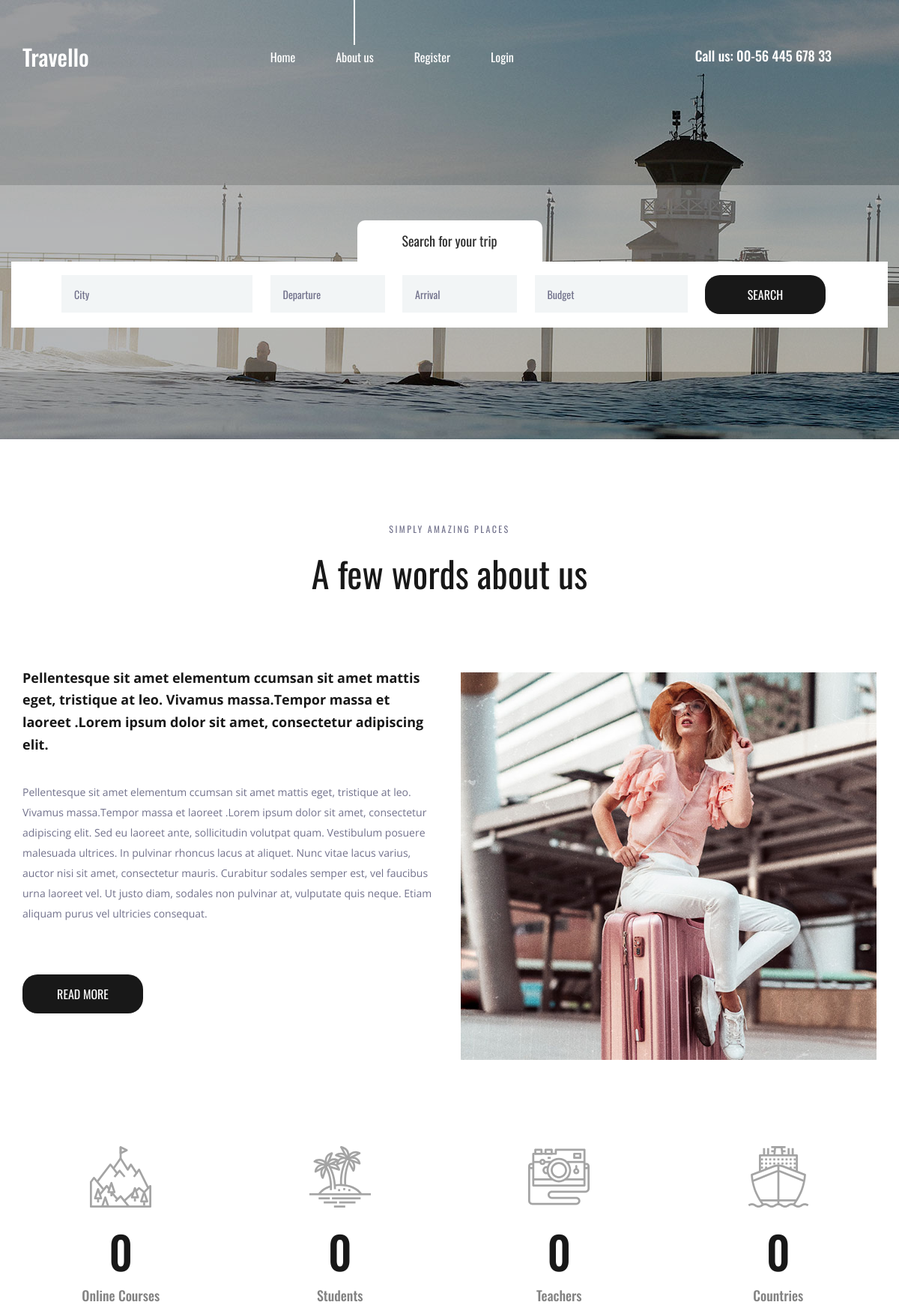
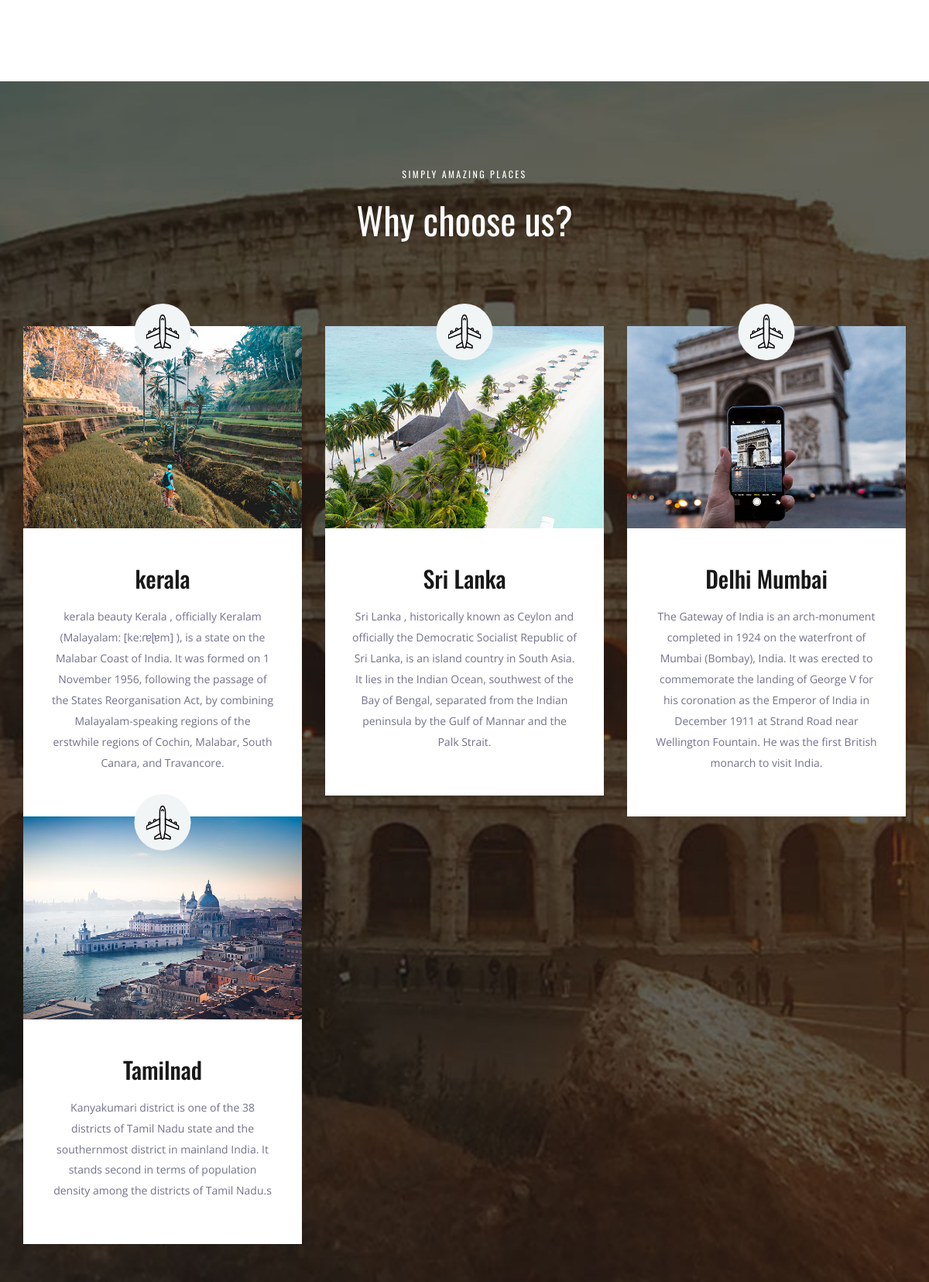
The page / (upper part) on the database its author committed (2 pictures, top to bottom).
### travelapp/models.py (models this page shows, shortened)
class Place(models.Model):
    name = models.CharField(max_length=250)
    img = models.ImageField(upload_to='pics')
    desc = models.TextField()

### travelapp/views.py (the view)
# urls.py: path('', views.demo, name='demo'),
def demo(request):
    obj = Place.objects.all()
    obj1 = Team.objects.all()
    return render(request, "index.html", {'result': obj, 'result1': obj1})

### templates/index.html (shortened to what this page needs)
{% load static %}
<html>
<html lang="en">
<head>
<link rel="stylesheet" type="text/css" href="{% static 'styles/bootstrap4/bootstrap.min.css' %}">
<link href="{% static 'plugins/font-awesome-4.7.0/css/font-awesome.min.css' %}" rel="stylesheet" type="text/css">
<link rel="stylesheet" type="text/css" href="{% static 'plugins/OwlCarousel2-2.2.1/owl.carousel.css' %}">
<link rel="stylesheet" type="text/css" href="{% static 'plugins/OwlCarousel2-2.2.1/owl.theme.default.css' %}">
<link rel="stylesheet" type="text/css" href="{% static 'plugins/OwlCarousel2-2.2.1/animate.css' %}">
<link rel="stylesheet" type="text/css" href="{% static 'styles/about.css' %}">
<link rel="stylesheet" type="text/css" href="{% static 'styles/about_responsive.css' %}">
</head>
<body>
<div class="super_container">
	<header class="header">
		<div class="container">
			<div class="row">
				<div class="col">
					<div class="header_content d-flex flex-row align-items-center justify-content-start">
						<div class="header_content_inner d-flex flex-row align-items-end justify-content-start">
							<div class="logo"><a href="index.html">Travello</a></div>
							<nav class="main_nav">
								<ul class="d-flex flex-row align-items-start justify-content-start">
									<li><a href="index.html">Home</a></li>
									<li class="active"><a href="about.html">About us</a></li>
									{% if user.is_authenticated %}
									<li>Hello {{ user.username }}</li>
									<li><a href="credentials/logout">Logout</a></li>
									{% else %}
									<li><a href="credentials/register">Register</a></li>
									<li><a href="credentials/login">Login</a></li>
									{% endif %}
								</ul>
							</nav>
							<div class="header_phone ml-auto">Call us: 00-56 445 678 33</div>
						</div>
					</div>
				</div>
			</div>
		</div>
	</header>
	<div class="home">
		<div class="background_image" style="background-image:url({% static 'images/about.jpg' %})"></div>
	</div>
	<div class="home_search">
		<div class="container">
			<div class="row">
				<div class="col">
					<div class="home_search_container">
						<div class="home_search_title">Search for your trip</div>
						<div class="home_search_content">
							<form action="#" class="home_search_form" id="home_search_form">
								<div class="d-flex flex-lg-row flex-column align-items-start justify-content-lg-between justify-content-start">
									<input type="text" class="search_input search_input_1" placeholder="City" required="required">
									<input type="text" class="search_input search_input_2" placeholder="Departure" required="required">
									<input type="text" class="search_input search_input_3" placeholder="Arrival" required="required">
									<input type="text" class="search_input search_input_4" placeholder="Budget" required="required">
									<button class="home_search_button">search</button>
								</div>
							</form>
						</div>
					</div>
				</div>
			</div>
		</div>
	</div>
	<div class="about">
		<div class="container">
			<div class="row">
				<div class="col text-center">
					<div class="section_subtitle">simply amazing places</div>
					<div class="section_title"><h2>A few words about us</h2></div>
				</div>
			</div>
			<div class="row about_row">
				<div class="col-lg-6">
					<div class="about_content">
						<div class="text_highlight">Pellentesque sit amet elementum ccumsan sit amet mattis eget, tristique at leo. Vivamus massa.Tempor massa et laoreet .Lorem ipsum dolor sit amet, consectetur adipiscing elit.</div>
						<div class="about_text">
							<p>Pellentesque sit amet elementum ccumsan sit amet mattis eget, tristique at leo. Vivamus massa.Tempor massa et laoreet .Lorem ipsum dolor sit amet, consectetur adipiscing elit. Sed eu laoreet ante, sollicitudin volutpat quam. Vestibulum posuere malesuada ultrices. In pulvinar rhoncus lacus at aliquet. Nunc vitae lacus varius, auctor nisi sit amet, consectetur mauris. Curabitur sodales semper est, vel faucibus urna laoreet vel. Ut justo diam, sodales non pulvinar at, vulputate quis neque. Etiam aliquam purus vel ultricies consequat.</p>
						</div>
						<div class="button about_button"><a href="#">read more</a></div>
					</div>
				</div>
				<div class="col-lg-6">
					<div class="about_image"><img src="{% static 'images/about_1.jpg' %}" alt=""></div>
				</div>
			</div>
		</div>
	</div>
	<div class="milestones">
		<div class="container">
			<div class="row">
				<div class="col-lg-3 milestone_col">
					<div class="milestone text-center">
						<div class="milestone_icon"><img src="{% static 'images/mountain.svg' %}" alt=""></div>
						<div class="milestone_counter" data-end-value="17">0</div>
						<div class="milestone_text">Online Courses</div>
					</div>
				</div>
				<div class="col-lg-3 milestone_col">
					<div class="milestone text-center">
						<div class="milestone_icon"><img src="{% static 'images/island.svg' %}" alt=""></div>
						<div class="milestone_counter" data-end-value="213">0</div>
						<div class="milestone_text">Students</div>
					</div>
				</div>
				<div class="col-lg-3 milestone_col">
					<div class="milestone text-center">
						<div class="milestone_icon"><img src="{% static 'images/camera.svg' %}" alt=""></div>
						<div class="milestone_counter" data-end-value="11923">0</div>
						<div class="milestone_text">Teachers</div>
					</div>
				</div>
				<div class="col-lg-3 milestone_col">
					<div class="milestone text-center">
						<div class="milestone_icon"><img src="{% static 'images/boat.svg' %}" alt=""></div>
						<div class="milestone_counter" data-end-value="15">0</div>
						<div class="milestone_text">Countries</div>
					</div>
				</div>
			</div>
		</div>
	</div>
	<div class="why">
		<div class="parallax_background parallax-window" data-parallax="scroll" data-image-src="{% static 'images/why.jpg' %}" data-speed="0.8"></div>
		<div class="container">
			<div class="row">
				<div class="col text-center">
					<div class="section_subtitle">simply amazing places</div>
					<div class="section_title"><h2>Why choose us?</h2></div>
				</div>
			</div>
			<div class="row why_row">
				{% for i in result %}
				<div class="col-lg-4 why_col">
					<div class="why_item">
						<div class="why_image">
							<img src="{{i.img.url}}" alt="">
							<div class="why_icon d-flex flex-column align-items-center justify-content-center">
								<img src="{% static 'images/why_1.svg' %}" alt="">
							</div>
						</div>
						<div class="why_content text-center">
							<div class="why_title">{{i.name}}</div>
							<div class="why_text">
								<p>{{i.desc}}</p>
							</div>
						</div>
					</div>
				</div>
				{%endfor%}
			</div>
		</div>
	</div>
</div>
</body>
</html>

### rows shown on the page
Place: img (picture), name "kerala", desc "kerala beauty Kerala , officially Keralam (Malayalam: [ke:ɾɐɭɐm] ), is a state on the Malabar Coast of India. It was formed on 1 November 1956, following the passage of the States Reorganisation Act, by combining Malayalam-speaking regions of the erstwhile regions of Cochin, Malabar, South Canara, and Travancore."
Place: img (picture), name "Sri Lanka", desc "Sri Lanka , historically known as Ceylon and officially the Democratic Socialist Republic of Sri Lanka, is an island country in South Asia. It lies in the Indian Ocean, southwest of the Bay of Bengal, separated from the Indian peninsula by the Gulf of Mannar and the Palk Strait."
Place: img (picture), name "Delhi Mumbai", desc "The Gateway of India is an arch-monument completed in 1924 on the waterfront of Mumbai (Bombay), India. It was erected to commemorate the landing of George V for his coronation as the Emperor of India in December 1911 at Strand Road near Wellington Fountain. He was the first British monarch to visit India."
Place: img (picture), name "Tamilnad", desc "Kanyakumari district is one of the 38 districts of Tamil Nadu state and the southernmost district in mainland India. It stands second in terms of population density among the districts of Tamil Nadu.s"
